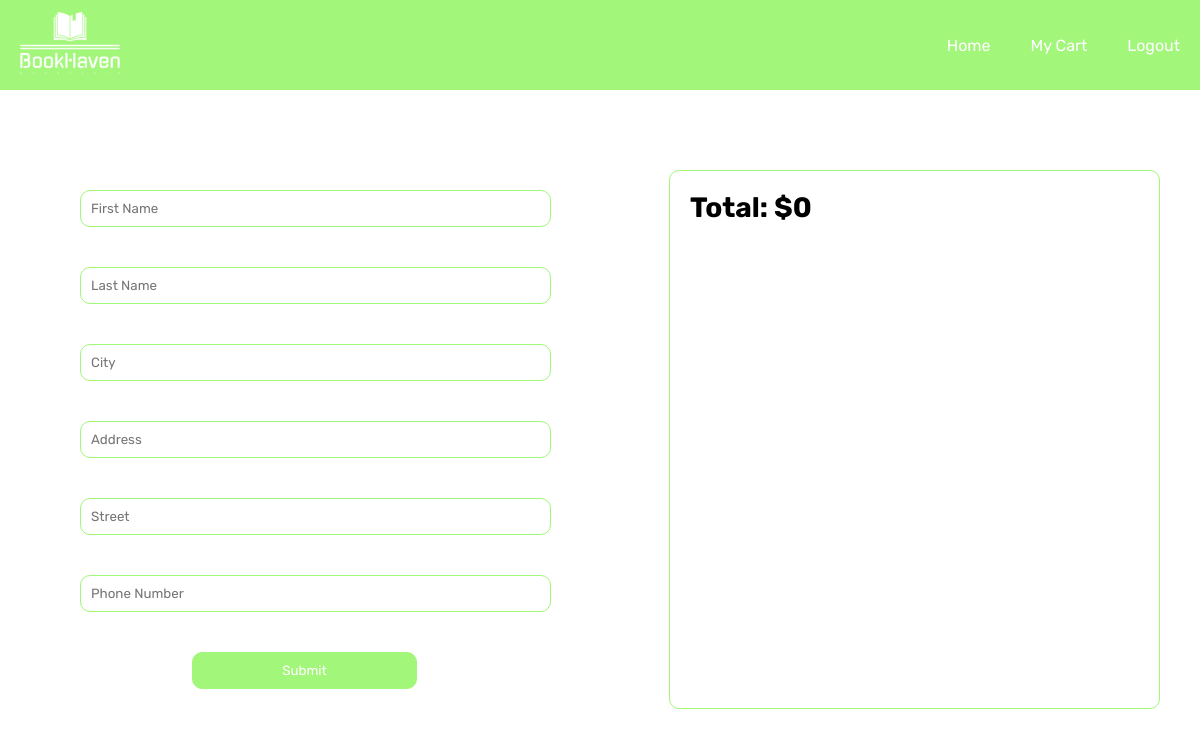
The page /user/checkout.php (signed in) on the database as committed earlier.
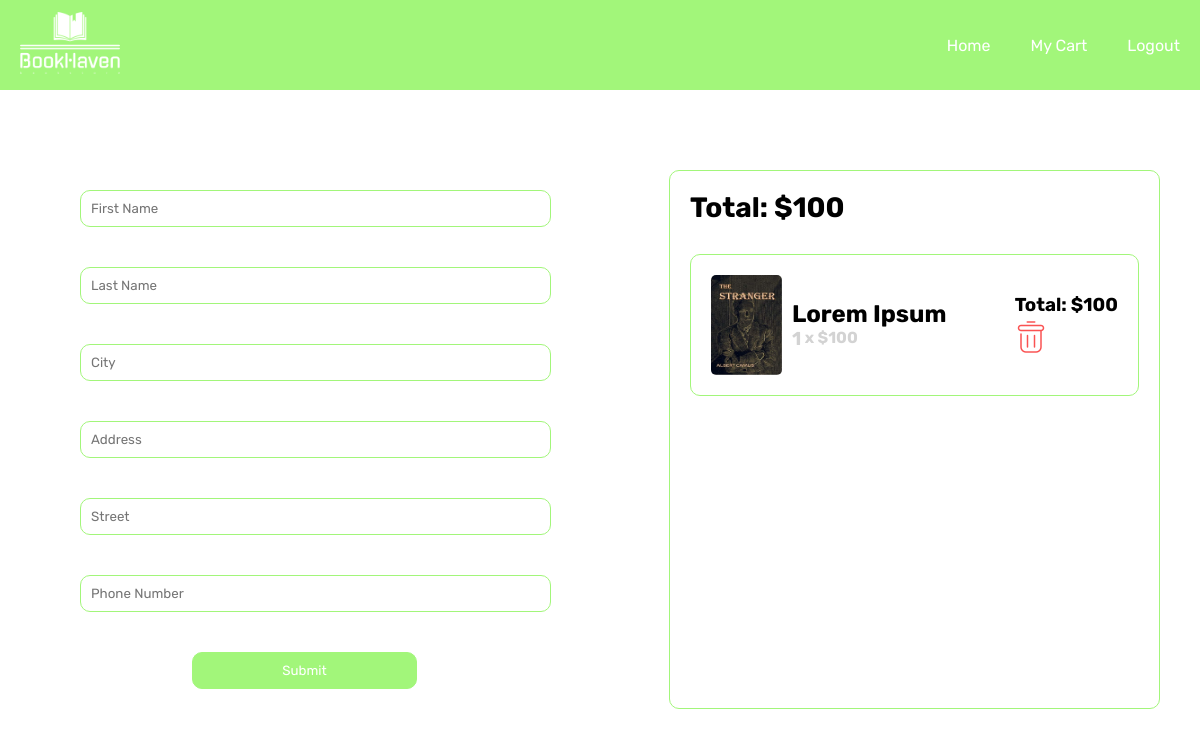
The same page on the database as committed later.
### tables this page shows
CREATE TABLE `line_item` (
  `ID` int(11) NOT NULL,
  `Title` varchar(200) NOT NULL,
  `Price` int(8) NOT NULL,
  `Quantity` int(6) NOT NULL,
  `Image_link` varchar(300) NOT NULL,
  `Cart_ID` int(6) NOT NULL,
  `Book_ID` int(6) NOT NULL,
  `Order_ID` int(6) DEFAULT NULL
);

### user/checkout.php (the view, shortened to what this page needs)
<!DOCTYPE html>
<html lang="en">
<head>
    <link rel="stylesheet" href="../index.css">
    <link rel="stylesheet" href="../header.css">
    <link rel="stylesheet" href="../home.css">
    <link rel="stylesheet" href="../checkout.css">
</head>
<body>
    <div>
        <div class="header_wrapper">
            <?php include("../components/header.php") ?>
        </div>
    </div>
    <div class="checkout_container">
        <form class="left_checkout_container" method="POST">
            <input type="text" placeholder="First Name" name="first_name" />
            <input type="text" placeholder="Last Name" name="last_name" />
            <input type="text" placeholder="City" name="city" />
            <input type="text" placeholder="Address" name="address" />
            <input type="text" placeholder="Street" name="street" />
            <input type="text" placeholder="Phone Number" name="phone_number" />
            <input type="submit" class="checkout_submit" name="checkout_submit" />
        </form>
        <div class="right_checkout_container">
            <?php
            include_once('../actions/connection.php');
            $result = mysqli_query($con, "Select l.ID, l.Title, l.Price, l.Quantity, l.Image_link  From line_item l, cart c Where l.Order_ID IS NULL AND c.User_ID = 1 ");
            $total = 0;
            $items = array();
            if ($result) {
                while ($row = mysqli_fetch_array($result)) {
                    $total += ($row['Price'] * $row['Quantity']);
                    $items[] = $row;
                }
            }
            echo '<h1 class="total_text">Total: $' . $total . '</h1>';
            foreach ($items as $row) {
                echo '
                    <div class="right_checkout_item" id=checkout-container-' . $row["ID"] . '>
                        <img src="../images/booksForHome/' . $row['Image_link'] . '" alt="image_book" />
                        <div class="right_checkout_item_first_container">
                            <h2>' . $row['Title'] . '</h2>
                            <div class="quantity_price_container">
                                <h3>' . $row['Quantity'] . '</h3>
                                <h4>&nbsp;x&nbsp;$' . $row['Price'] . '</h4>
                            </div>
                        </div>
                        <div>
                            <h3 class="total_text_per_item">Total: $' . ($row['Price'] * $row['Quantity']) . '</h3>
                            <img src="../images/icons/delete.png" class="delete-icon" onClick="deleteLineItem(' . $row["ID"] . ',' . $row["Quantity"] * $row["Price"] . ')" alt="image_book" />
                        </div>
                    </div>';
            }
            ?>
        </div>
    </div>
</body>
</html>

Rows that differ between the two databases and show on the page:
added line_item: Image_link (picture), Title "Lorem Ipsum", Quantity "1", Price "100", $row['Price']*$row['Quantity'] "100"
Other text that changed with them:
$total: "0" → "100"
